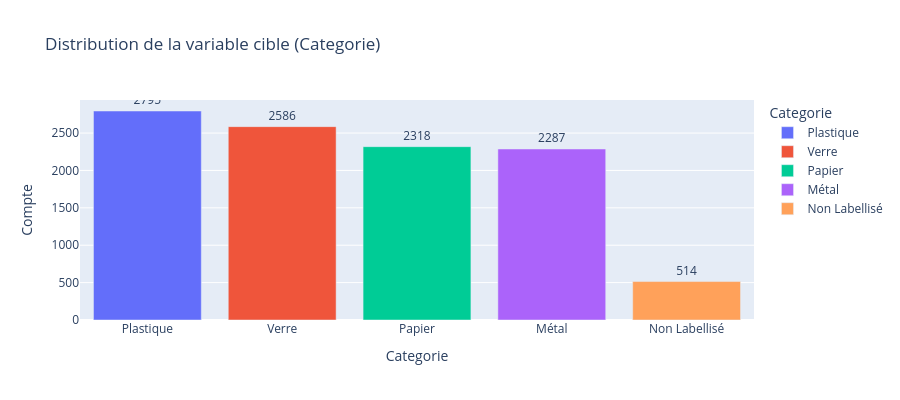

The notebook cell this image was saved under:
### Markdown cell above
## Distribution de la variable cible Categorie
Nous visualisons ici la répartition de notre variable cible pour comprendre s'il y a un déséquilibre de classes. Note : la catégorie cible peut contenir des valeurs nulles (non labellisées).

### Code cell
cat_counts = df[TARGET].value_counts(dropna=False).reset_index()
cat_counts.columns = [TARGET, 'Compte']
# Remplacer les NaN par une chaîne de caractères pour affichage
cat_counts[TARGET] = cat_counts[TARGET].fillna("Non Labellisé")

fig_target = px.bar(
    cat_counts, 
    x=TARGET, y='Compte', 
    title="Distribution de la variable cible (Categorie)",
    text='Compte',
    color=TARGET,
    height=400
)
fig_target.update_traces(textposition='outside')
fig_target.show()

### Figure 1 — Plotly figure (JSON) as saved in the notebook; plotly's stock layout.template omitted (floating-point values rounded to 4 significant figures)
{"data": [{"hovertemplate": "Categorie=%{x}<br>Compte=%{text}<extra></extra>", "legendgroup": "Plastique", "marker": {"color": "#636efa", "pattern": {"shape": ""}}, "name": "Plastique", "orientation": "v", "showlegend": true, "text": [2795.0], "textposition": "outside", "type": "bar", "x": ["Plastique"], "xaxis": "x", "y": [2795], "yaxis": "y"}, {"hovertemplate": "Categorie=%{x}<br>Compte=%{text}<extra></extra>", "legendgroup": "Verre", "marker": {"color": "#EF553B", "pattern": {"shape": ""}}, "name": "Verre", "orientation": "v", "showlegend": true, "text": [2586.0], "textposition": "outside", "type": "bar", "x": ["Verre"], "xaxis": "x", "y": [2586], "yaxis": "y"}, {"hovertemplate": "Categorie=%{x}<br>Compte=%{text}<extra></extra>", "legendgroup": "Papier", "marker": {"color": "#00cc96", "pattern": {"shape": ""}}, "name": "Papier", "orientation": "v", "showlegend": true, "text": [2318.0], "textposition": "outside", "type": "bar", "x": ["Papier"], "xaxis": "x", "y": [2318], "yaxis": "y"}, {"hovertemplate": "Categorie=%{x}<br>Compte=%{text}<extra></extra>", "legendgroup": "Métal", "marker": {"color": "#ab63fa", "pattern": {"shape": ""}}, "name": "Métal", "orientation": "v", "showlegend": true, "text": [2287.0], "textposition": "outside", "type": "bar", "x": ["Métal"], "xaxis": "x", "y": [2287], "yaxis": "y"}, {"hovertemplate": "Categorie=%{x}<br>Compte=%{text}<extra></extra>", "legendgroup": "Non Labellisé", "marker": {"color": "#FFA15A", "pattern": {"shape": ""}}, "name": "Non Labellisé", "orientation": "v", "showlegend": true, "text": [514.0], "textposition": "outside", "type": "bar", "x": ["Non Labellisé"], "xaxis": "x", "y": [514], "yaxis": "y"}], "layout": {"barmode": "relative", "height": 400, "legend": {"title": {"text": "Categorie"}, "tracegroupgap": 0}, "title": {"text": "Distribution de la variable cible (Categorie)"}, "xaxis": {"anchor": "y", "categoryarray": ["Plastique", "Verre", "Papier", "Métal", "Non Labellisé"], "categoryorder": "array", "domain": [0, 1], "title": {"text": "Categorie"}}, "yaxis": {"anchor": "x", "domain": [0, 1], "title": {"text": "Compte"}}}}
